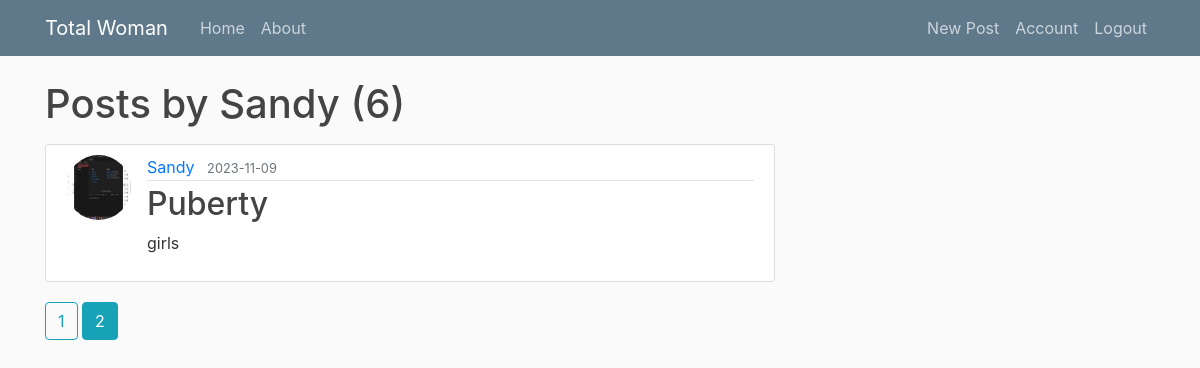
The page /user/Sandy?page=2 (signed in) on the database its author committed.
### app/models.py (models this page shows, shortened)
class User(db.Model, UserMixin): # Usermixin is provided by flask_login extension managing user authentication
    id = db.Column(db.Integer, primary_key=True)
    username = db.Column(db.String(20), unique=True, nullable=False)
    email = db.Column(db.String(120), unique=True, nullable=False)
    image_file = db.Column(db.String(20), nullable=False, default='default.jpg')
    password = db.Column(db.String(60), nullable=False)
    posts = db.relationship('Post', backref='author', lazy=True)
    """

    """
    """
    def get_reset_token(self):
            payload = {
                'sub': self.id,
                'iss': current_app.config['SECRET_KEY'],
                'exp': datetime.utcnow() + timedelta(minutes=30)
            }
            secret_key = current_app.config['SECRET_KEY']
            token = jwt.encode(payload, secret_key, algorithm='HS256')
            return token

        @staticmethod
        def verify_reset_token(token):
            try:
                secret_key = current_app.config['SECRET_KEY']
                payload = jwt.decode(token, secret_key, algorithms=['HS256'])

                # Verify the 'iss' (issuer) claim
                if payload['iss'] != secret_key:
                    return None  # Token was not issued by the expected issuer

                # Verify the 'exp' (expiration time) claim
                if datetime.utcnow() > datetime.fromtimestamp(payload['exp']):
                    return None  # Token has expired

                # Retrieve the user based on user_id from the token's 'sub' (subject) claim
                user_id = payload['sub']
                user = User.query.get(user_id)
                return user
            except jwt.ExpiredSignatureError:
                return None # Token has expired
            except jwt.InvalidTokenError:
                return None # Invalid token or signature
            #return None


        def __repr__(self):
            return f"User ('{self.username}', '{self.email}', '{self.image_file}')"
    """

class Post(db.Model):
    id = db.Column(db.Integer, primary_key=True)
    title = db.Column(db.String(100), nullable=False)
    date_posted = db.Column(db.DateTime, nullable=False, default=datetime.utcnow)
    content = db.Column(db.Text, nullable=False)
    user_id = db.Column(db.Integer, db.ForeignKey('user.id'), nullable=False)

### app/routes.py (the view)
@app.route("/user/<string:username>")
def user_posts(username):
    page = request.args.get('page', 1, type=int)
    user = User.query.filter_by(username=username).first_or_404()
    posts = Post.query.filter_by(author=user).order_by(Post.date_posted.desc()).paginate(page=page, per_page=5) # Enables Pagination
    return render_template('user_posts.html', posts=posts, user=user)

### app/models.py (called while the page is built)
@login_manager.user_loader
def load_user(user_id):
    return User.query.get(int(user_id))

### app/templates/user_posts.html
{% extends "base.html" %}
{% block content %}
    <h1 class="mb-3">Posts by {{ user.username }} ({{ posts.total }})</h1>
    {% for post in posts.items %}
        <article class="media content-section">
            <img class="rounded-circle article-img" src="{{ url_for('static', filename='profile_pics/' + post.author.image_file) }}" alt="">
            <div class="media-body">
                <div class="article-metadata">
                    <a class="mr-2" href="{{ url_for('user_posts', username=post.author.username) }}">{{ post.author.username }}</a>
                    <small class="text-muted">{{ post.date_posted.strftime('%Y-%m-%d') }}</small>
                </div>
                <h2><a class="article-title" href="{{ url_for('post', post_id=post.id) }}">{{ post.title }}</a></h2>
                <p class="article-content">{{ post.content }}</p>
            </div>
        </article>
    {% endfor %}
    {% for page_num in posts.iter_pages(left_edge=1, right_edge=1, left_current=1, right_current=2) %}
        {% if page_num %}
            {% if posts.page == page_num %}
                <a class="btn btn-info mb-4" href="{{ url_for('user_posts', username=user.username, page=page_num) }}">{{ page_num }}</a>
            {% else %}
                <a class="btn btn-outline-info mb-4" href="{{ url_for('user_posts', username=user.username, page=page_num) }}">{{ page_num }}</a>
            {% endif %}
        {% else %}
            . . .
        {% endif %}
    {% endfor %}
{% endblock content %}

### app/static/main.css (style rules this page uses)
body { background: #fafafa; color: #333333; margin-top: 5rem; }
h1, h2, h3, h4, h5, h6 { color: #444444; }
.content-section { background: #ffffff; padding: 10px 20px; border: 1px solid #dddddd; border-radius: 3px; margin-bottom: 20px; }
.article-title { color: #444444; }
.article-content { white-space: pre-line; }
.article-img { height: 65px; width: 65px; margin-right: 16px; }
.article-metadata { padding-bottom: 1px; margin-bottom: 4px; border-bottom: 1px solid #e3e3e3 }

### rows shown on the page
User: username "Sandy"
Post: image_file (picture), author.username "Sandy", date_posted "2023-11-09", title "Puberty", content "girls"

### other values the page prints
{{ posts.total }} "6"
{{ page_num }} "1"
{{ page_num }} "2"
